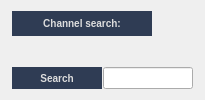
      <widget class="QWidget" name="searchtab">
       <property name="styleSheet">
        <string notr="true">QStackedWidget {
	border: 0px;
	margin: 0px;
}
QPushButton {
	border: 0;
	/*background-color:#28385e;*/
	background-color: rgb(47, 60, 84);
	padding: 4px;
	font: bold 10px;
	color: #DDDDDD;
}
QPushButtonn:hover {
	background-color: #516C8D;
	border: 1px solid #304163;
	padding: 4px;
	font: bold 10px;
	color: #DDDDDD;
}
QPushButton:!enabled {
	/*rgb(54, 72, 94)*/
	background-color:rgb(61, 63, 94);
	border: 1px solid #304163;
	padding: 4px;
	font: bold 10px;
	color: #DDDDDD;
}</string>
       </property>
       <attribute name="title">
        <string>Search</string>
       </attribute>
       <attribute name="whatsThis">
        <string>Search a channel.</string>
       </attribute>
       <layout class="QVBoxLayout" name="verticalLayout_2">
        <item>
         <widget class="QWidget" name="search_grid_layout_top" native="true">
          <property name="sizePolicy">
           <sizepolicy hsizetype="Expanding" vsizetype="Fixed">
            <horstretch>0</horstretch>
            <verstretch>0</verstretch>
           </sizepolicy>
          </property>
          <property name="minimumSize">
           <size>
            <width>0</width>
            <height>25</height>
           </size>
          </property>
          <property name="styleSheet">
           <string notr="true"/>
          </property>
          <layout class="QGridLayout" name="gridLayout_4">
           <property name="leftMargin">
            <number>1</number>
           </property>
           <property name="topMargin">
            <number>0</number>
           </property>
           <property name="rightMargin">
            <number>0</number>
           </property>
           <property name="bottomMargin">
            <number>0</number>
           </property>
           <property name="horizontalSpacing">
            <number>1</number>
           </property>
           <property name="verticalSpacing">
            <number>0</number>
           </property>
           <item row="0" column="0">
            <widget class="QLabel" name="search_label_top">
             <property name="sizePolicy">
              <sizepolicy hsizetype="Fixed" vsizetype="Fixed">
               <horstretch>0</horstretch>
               <verstretch>0</verstretch>
              </sizepolicy>
             </property>
             <property name="minimumSize">
              <size>
               <width>140</width>
               <height>25</height>
              </size>
             </property>
             <property name="maximumSize">
              <size>
               <width>140</width>
               <height>25</height>
              </size>
             </property>
             <property name="styleSheet">
              <string notr="true">QLabel {
	border: 0;
	background-color:rgb(47, 60, 84);
	padding: 4px;
	font: bold 10px;
	color: #DDDDDD;
}</string>
             </property>
             <property name="text">
              <string>Channel search:</string>
             </property>
             <property name="alignment">
              <set>Qt::AlignCenter</set>
             </property>
            </widget>
           </item>
           <item row="0" column="1">
            <spacer name="horizontalSpacer_3">
             <property name="orientation">
              <enum>Qt::Horizontal</enum>
             </property>
             <property name="sizeHint" stdset="0">
              <size>
               <width>40</width>
               <height>20</height>
              </size>
             </property>
            </spacer>
           </item>
          </layout>
         </widget>
        </item>
        <item>
         <layout class="QHBoxLayout" name="horizontalLayout_4" stretch="0">
          <property name="spacing">
           <number>0</number>
          </property>
          <property name="leftMargin">
           <number>0</number>
          </property>
          <item>
           <widget class="QStackedWidget" name="search_stacked_widget"/>
          </item>
         </layout>
        </item>
        <item>
         <widget class="QWidget" name="search_grid_layout_bottom_2" native="true">
          <property name="sizePolicy">
           <sizepolicy hsizetype="Fixed" vsizetype="Fixed">
            <horstretch>0</horstretch>
            <verstretch>0</verstretch>
           </sizepolicy>
          </property>
          <property name="minimumSize">
           <size>
            <width>0</width>
            <height>22</height>
           </size>
          </property>
          <property name="maximumSize">
           <size>
            <width>300</width>
            <height>22</height>
           </size>
          </property>
          <property name="styleSheet">
           <string notr="true"/>
          </property>
          <layout class="QGridLayout" name="search_grid_layout_bottom">
           <property name="sizeConstraint">
            <enum>QLayout::SetMinAndMaxSize</enum>
           </property>
           <property name="leftMargin">
            <number>1</number>
           </property>
           <property name="topMargin">
            <number>0</number>
           </property>
           <property name="rightMargin">
            <number>1</number>
           </property>
           <property name="bottomMargin">
            <number>0</number>
           </property>
           <property name="horizontalSpacing">
            <number>1</number>
           </property>
           <property name="verticalSpacing">
            <number>0</number>
           </property>
           <item row="0" column="2">
            <widget class="QLineEdit" name="search_line_edit">
             <property name="sizePolicy">
              <sizepolicy hsizetype="Fixed" vsizetype="Fixed">
               <horstretch>0</horstretch>
               <verstretch>0</verstretch>
              </sizepolicy>
             </property>
             <property name="minimumSize">
              <size>
               <width>90</width>
               <height>22</height>
              </size>
             </property>
             <property name="maximumSize">
              <size>
               <width>90</width>
               <height>22</height>
              </size>
             </property>
             <property name="alignment">
              <set>Qt::AlignLeading|Qt::AlignLeft|Qt::AlignVCenter</set>
             </property>
            </widget>
           </item>
           <item row="0" column="1">
            <widget class="QPushButton" name="search_button">
             <property name="sizePolicy">
              <sizepolicy hsizetype="Fixed" vsizetype="Fixed">
               <horstretch>0</horstretch>
               <verstretch>0</verstretch>
              </sizepolicy>
             </property>
             <property name="minimumSize">
              <size>
               <width>90</width>
               <height>22</height>
              </size>
             </property>
             <property name="maximumSize">
              <size>
               <width>90</width>
               <height>22</height>
              </size>
             </property>
             <property name="styleSheet">
              <string notr="true"/>
             </property>
             <property name="text">
              <string>Search</string>
             </property>
            </widget>
           </item>
          </layout>
         </widget>
        </item>
       </layout>
      </widget>
